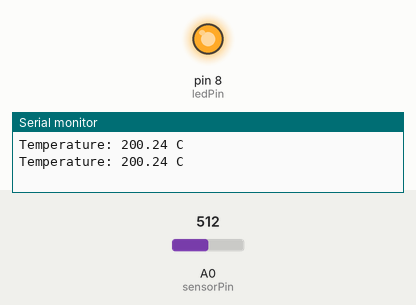
Bench run of a sketch on a simulated Arduino Uno, built with avr-gcc and run on an emulated ATmega328P. On the bench: output pins drawn as LEDs (lit = HIGH), the last lines printed to the serial monitor. Inputs (shaded band) come from the test bench; at power-on: A0 (sensorPin) = 512.

Above: at 1.8 s.
1.9 s: A0 (sensorPin) set to 178
3.4 s: A0 (sensorPin) set to 156
At 4.6 s:
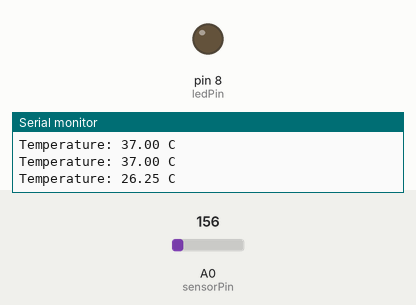
5.5 s: A0 (sensorPin) set to 306
At 7.2 s:
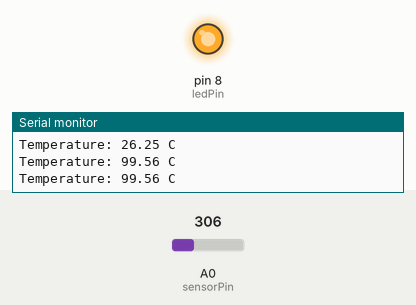
7.5 s: A0 (sensorPin) set to 122
At 9.0 s:
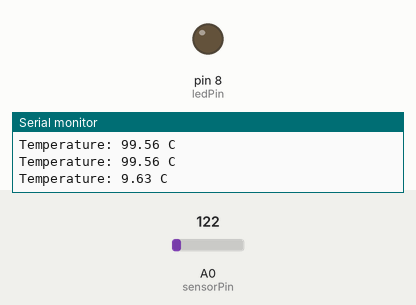
Timing chart, 0 to 10.5 s (numbered marks = the images above; inputs shaded):
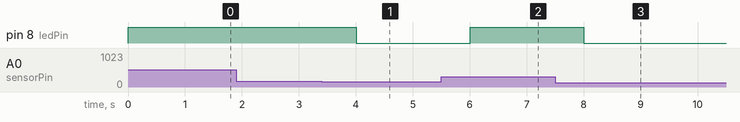

Measured:
- the behaviour switches between 164 and 163 on A0 (sensorPin) (found by bisection; images 0 and 1)
- after the input at 3.4 s, pin 8 (ledPin): HIGH → LOW after 0.60 s
- after the input at 5.5 s, pin 8 (ledPin): LOW → HIGH after 0.51 s
- after the input at 7.5 s, pin 8 (ledPin): HIGH → LOW after 0.51 s

The sketch:

temperature_led_control.ino
```cpp
const int sensorPin = A0;
const int ledPin = 8;
const float threshold = 30.0;

void setup() {
  pinMode(ledPin, OUTPUT);
  Serial.begin(9600);
}

void loop() {
  int sensorValue = analogRead(sensorPin);

  float voltage = sensorValue * (5.0 / 1023.0);
  float temperature = (voltage - 0.5) * 100.0;

  Serial.print("Temperature: ");
  Serial.print(temperature);
  Serial.println(" C");

  if (temperature >= threshold) {
    digitalWrite(ledPin, HIGH);
  } else {
    digitalWrite(ledPin, LOW);
  }

  delay(1000);
}
```
